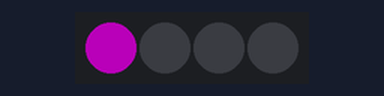
Simulated run of this sketch. Board: Arduino Uno, built with avr-gcc and run on an emulated ATmega328P. Shown: 4 RGB LEDs in strip order, left to right. Dim RGB values are drawn brighter than linear.

Above: at 0.14 s.
At 3.22 s:
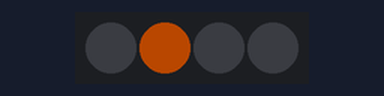
At 4.62 s:
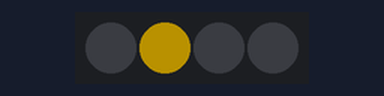
At 6.3 s:
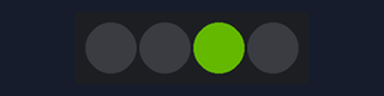
At 9.39 s:
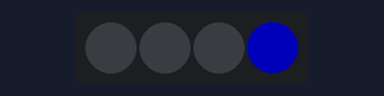
At 12.47 s:
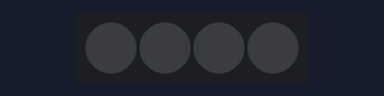
Timing chart, 0 to 12.8 s (numbered marks = the images above):
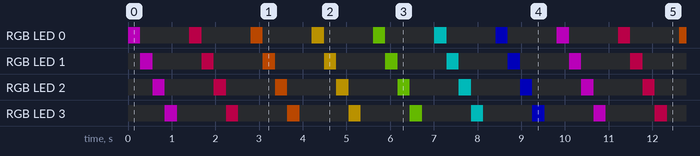

Measured:
- by itself, RGB LED 0–3: repeats every 9.8 s: off 1.1 s, RGB(70, 0, 27) 0.28 s, off 1.1 s, RGB(70, 27, 0) 0.28 s, off 1.1 s, RGB(70, 55, 0) 0.28 s, off 1.1 s, RGB(38, 70, 0) 0.28 s, off 1.1 s, RGB(0, 70, 70) 0.28 s, off 1.1 s, RGB(0, 0, 70) 0.28 s, off 1.1 s, RGB(70, 0, 70) 0.28 s
- by itself, everything shown: repeats every 9.8 s, in 35 steps

The sketch:

light_sprint.ino
```cpp
#include <Adafruit_NeoPixel.h>

#define LED_PIN 6
#define LED_COUNT 4

Adafruit_NeoPixel strip(LED_COUNT, LED_PIN, NEO_GRB);

void setup() {
  strip.begin();
  strip.show();
  strip.setBrightness(70);
}

void loop() {
  colors(strip.Color(255, 0, 255)); // Magenta
  colors(strip.Color(255, 0, 100)); // Pink
  colors(strip.Color(255, 100, 0)); // Orange
  colors(strip.Color(255, 200, 0)); // Yellow
  colors(strip.Color(140, 255, 0)); // Green
  colors(strip.Color(0, 255, 255)); // Cyan
  colors(strip.Color(0, 0, 255)); // Blue
}

void colors(uint32_t color) {
  for(uint16_t i=0; i<strip.numPixels()+1; i++) {
      strip.setPixelColor(i ,color); // Draw another pixel
      strip.setPixelColor(i-1, 0); // Erase last pixel
      strip.show();
      delay(280);
  }
}
```
